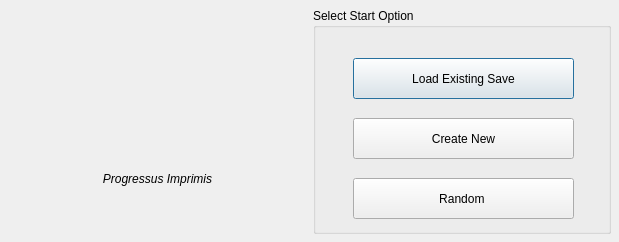
<?xml version="1.0" encoding="UTF-8"?>
<ui version="4.0">
 <class>Dialog_Opening</class>
 <widget class="QDialog" name="Dialog_Opening">
  <property name="windowModality">
   <enum>Qt::ApplicationModal</enum>
  </property>
  <property name="geometry">
   <rect>
    <x>0</x>
    <y>0</y>
    <width>619</width>
    <height>242</height>
   </rect>
  </property>
  <property name="windowTitle">
   <string>Progress Quest 7</string>
  </property>
  <property name="windowIcon">
   <iconset>
    <normaloff>:/crossed_swords_sm.gif</normaloff>:/crossed_swords_sm.gif</iconset>
  </property>
  <property name="modal">
   <bool>true</bool>
  </property>
  <layout class="QHBoxLayout" name="horizontalLayout">
   <property name="leftMargin">
    <number>8</number>
   </property>
   <property name="topMargin">
    <number>8</number>
   </property>
   <property name="rightMargin">
    <number>8</number>
   </property>
   <property name="bottomMargin">
    <number>8</number>
   </property>
   <item>
    <layout class="QVBoxLayout" name="verticalLayout">
     <item>
      <widget class="QLabel" name="logo">
       <property name="text">
        <string/>
       </property>
       <property name="pixmap">
        <pixmap>:/swords.gif</pixmap>
       </property>
      </widget>
     </item>
     <item>
      <widget class="QLabel" name="label">
       <property name="font">
        <font>
         <italic>true</italic>
        </font>
       </property>
       <property name="text">
        <string>Progressus Imprimis</string>
       </property>
       <property name="alignment">
        <set>Qt::AlignCenter</set>
       </property>
      </widget>
     </item>
    </layout>
   </item>
   <item>
    <widget class="QGroupBox" name="gbx_startOptions">
     <property name="title">
      <string>Select Start Option</string>
     </property>
     <widget class="QPushButton" name="btn_load">
      <property name="geometry">
       <rect>
        <x>40</x>
        <y>50</y>
        <width>221</width>
        <height>41</height>
       </rect>
      </property>
      <property name="toolTip">
       <string extracomment="Load previously saved file from filesystem"/>
      </property>
      <property name="text">
       <string>Load Existing Save</string>
      </property>
     </widget>
     <widget class="QPushButton" name="btn_createNew">
      <property name="geometry">
       <rect>
        <x>40</x>
        <y>110</y>
        <width>221</width>
        <height>41</height>
       </rect>
      </property>
      <property name="toolTip">
       <string extracomment="Specify the stats of a new starting character"/>
      </property>
      <property name="text">
       <string>Create New</string>
      </property>
     </widget>
     <widget class="QPushButton" name="btn_random">
      <property name="geometry">
       <rect>
        <x>40</x>
        <y>170</y>
        <width>221</width>
        <height>41</height>
       </rect>
      </property>
      <property name="toolTip">
       <string extracomment="Create new random character"/>
      </property>
      <property name="text">
       <string>Random </string>
      </property>
     </widget>
    </widget>
   </item>
  </layout>
 </widget>
 <resources/>
 <connections/>
</ui>
